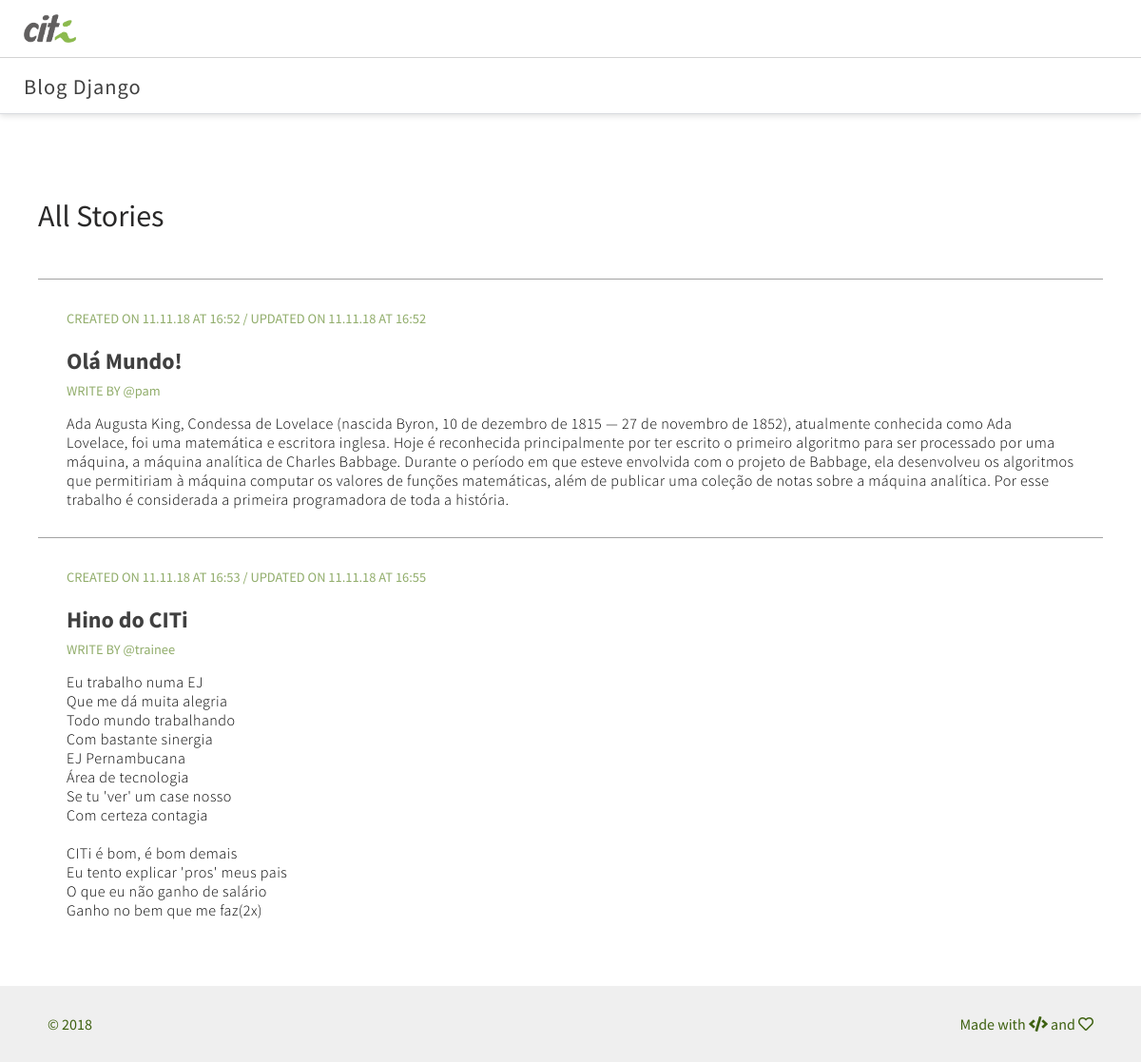
The page / on the database its author committed.
### core/models.py (models this page shows, shortened)
class Post(models.Model):
    author = models.ForeignKey('auth.User', on_delete=models.CASCADE)
    title = models.CharField(max_length=200)
    text = models.TextField()
    created_date = models.DateTimeField(auto_now_add=True)
    updated_date = models.DateTimeField(auto_now=True)
    class Meta:
        verbose_name = 'Post'
        verbose_name_plural = 'Posts'

### core/views.py (the view)
# urls.py: path('', HomeView.as_view(), name='home'),
class HomeView(TemplateView):
    template_name = "home.html"
    def get_context_data(self, **kwargs):
        context = super().get_context_data(**kwargs)
        context['posts'] = Post.objects.all()
        return context

### core/templates/home.html (shortened to what this page needs)
{% load static %}
<!DOCTYPE html>
<html>
<head>
    <link rel="stylesheet" href="https://use.fontawesome.com/releases/v5.5.0/css/all.css">
    <link rel="stylesheet" href="{% static 'css/home.css' %}">
</head>
<body>
    <section class="header">
        <div class="header__logo">
            <img class="header__img" src="{% static 'icon/logo.png' %}" alt="logo do CITi">
        </div>
        <span class="header__title">Blog Django</span>
    </section>
    <section class="posts">
        <h2 class="posts__title_all-stories">All Stories</h2>
        {% for p in posts %}
            <div class="post__card">
                <span class="post__date">
                    CREATED ON {{p.created_date | date:'d.m.y' }} AT {{p.created_date | time:'H:i'}} / UPDATED ON {{p.updated_date | date:'d.m.y' }} AT {{p.updated_date | time:'H:i'}}
                </span>
                <h1 class="post__title">{{ p.title }}</h1>
                <span class="post__author">
                        WRITE BY @{{ p.author }}
                    </span>
                <div class="post__text">{{ p.text }}</div>
            </div>
        {% endfor %}
    </section>
    <footer class="footer">
        <span>&copy; 2018</span>
        <span>
            Made with <i class="fas fa-code"></i> and <i class="far fa-heart"></i>
        </span>
    </footer>
</body>
</html>

### core/static/css/home.css (style rules this page uses)
html { font-size: 16px; }
body { margin: 0; font-family: 'Source Sans Pro', sans-serif; }
.header { width: 100%; height: 120px; box-shadow: 0 2px 6px 0 rgba(0,0,0,.12), inset 0 -1px 0 0 #dadce0; }
.header__logo, .header__title { display: flex; align-items: center; height: 50%; }
.header__logo { width: 100%; border-bottom: 1px solid lightgray; }
.header__img { height: 30px; margin-left: 25px; }
.header__title { margin: 0; margin-left: 25px; font-size: 1.4rem; letter-spacing: 1px; color: #404040; }
.posts { width: 100%; padding: 40px; box-sizing: border-box; }
.posts__title_all-stories { padding: 20px 0; box-sizing: border-box; font-size: 2rem; font-weight: 400; color: #292828; }
.post__card { padding: 30px 30px; border-top: 1px solid #a3a3a3; }
.post__title { margin-bottom: 5px; color: #404040; }
.post__author, .post__date { font-size: 0.9rem; color: #91ad6b; }
.post__text { margin-top: 15px; white-space: pre-line; font-weight: 300; letter-spacing: 0.5px; }
.footer { display: flex; justify-content: space-between; align-items: center; padding: 30px 50px; box-sizing: border-box; background-color: #efefef; color: #3e6110; }

### rows shown on the page
Post: created_date "11.11.18", created_date "16:52", updated_date "11.11.18", updated_date "16:52", title "Olá Mundo!", author "pam", text "Ada Augusta King, Condessa de Lovelace (nascida Byron, 10 de dezembro de 1815 — 27 de novembro de 1852), atualmente conhecida como Ada Lovelace, foi uma matemática e escritora inglesa. Hoje é reconhecida principalmente por ter escrito o primeiro algoritmo para ser processado por uma máquina, a máquina analítica de Charles Babbage. Durante o período em que esteve envolvida com o projeto de Babbage, ela desenvolveu os algoritmos que permitiriam à máquina computar os valores de funções matemáticas, além de publicar uma coleção de notas sobre a máquina analítica. Por esse trabalho é considerada a primeira programadora de toda a história."
Post: created_date "11.11.18", created_date "16:53", updated_date "11.11.18", updated_date "16:55", title "Hino do CITi", author "trainee", text "Eu trabalho numa EJ Que me dá muita alegria Todo mundo trabalhando Com bastante sinergia EJ Pernambucana Área de tecnologia Se tu 'ver' um case nosso Com certeza contagia CITi é bom, é bom demais Eu tento explicar 'pros' meus pais O que eu não ganho de salário Ganho no bem que me faz(2x)"
